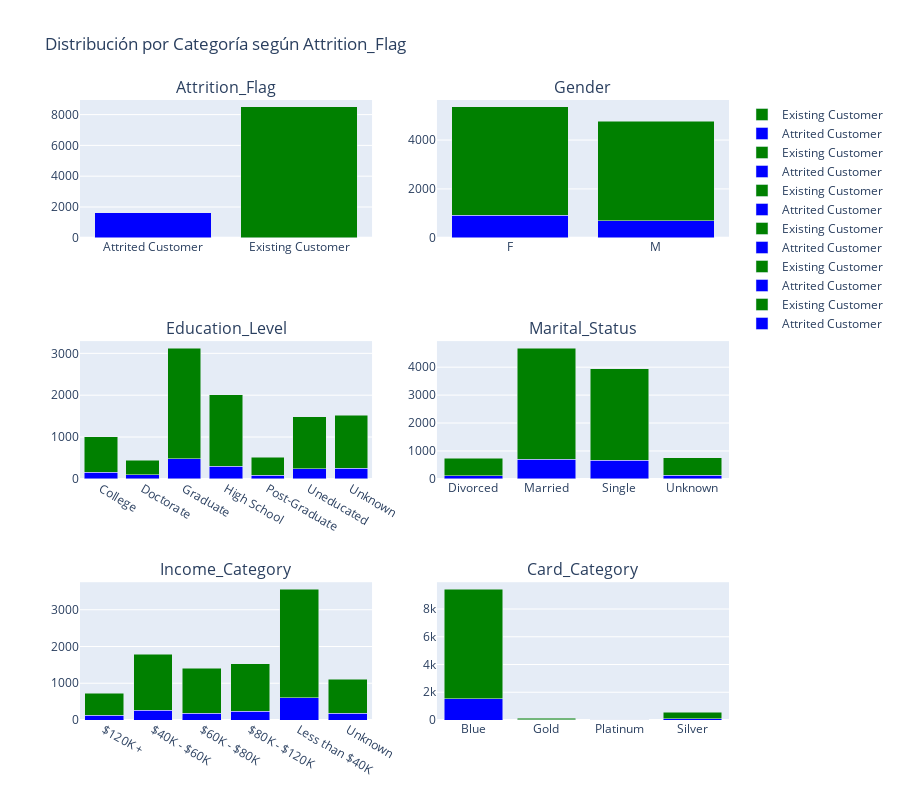

Notebook code for this chart:
### Markdown cell above
La matriz de correlación revela una fuerte relación positiva entre ``Credit_Limit`` y``Avg_Open_To_Buy``, lo cual es esperable, ya que un mayor límite implica más crédito disponible. También muestra una correlación negativa levemente moderada entre ``Avg_Utilization_Ratio`` y ``Credit_Limit``-``Avg_Open_To_Buy``, sugiriendo que algunos de los clientes con límites de crédito altos tienden a usar una menor proporción de su crédito. Por ultimo, se evidencia una correlación positiva entre ``Avg_Utilization_Ratio`` y ```Total_Revolving_Bal``, mostando que las tarjetas de credito cuando se usan con más frecuencia se tiende a aumentar el saldo rotatorio.

### Code cell
import plotly.subplots as sp
import plotly.graph_objects as go

datos['Attrition_Flag'] = datos['Attrition_Flag'].astype(str)
categorical_columns = datos.select_dtypes(include=['object', 'category']).columns

# Crear una figura con subgráficas
num_cols = 2
num_rows = (len(categorical_columns) + num_cols - 1) // num_cols  # Calcula el número de filas necesarias

fig = sp.make_subplots(rows=num_rows, cols=num_cols, subplot_titles=categorical_columns)

# Añadir gráficos de barras a las subgráficas
for i, column in enumerate(categorical_columns):
    row = i // num_cols + 1
    col = i % num_cols + 1
    
    # Contar las ocurrencias de cada categoría por Attrition_Flag
    counts = datos.groupby([column, 'Attrition_Flag']).size().unstack(fill_value=0)
    
    if counts.shape[1] == 2:  # Verifica que hay dos categorías en Attrition_Flag
        # Iterar sobre las columnas y crear gráficos de barras
        for attrition_flag in counts.columns:
            fig.add_trace(go.Bar(x=counts.index, 
                                 y=counts[attrition_flag], 
                                 name=attrition_flag, 
                                 marker_color='blue' if attrition_flag == counts.columns[0] else 'green'),
                          row=row, col=col)
    else:
        # Si no hay ambas categorías, solo dibuja la que existe
        for attrition_flag in counts.columns:
            fig.add_trace(go.Bar(x=counts.index, 
                                 y=counts[attrition_flag], 
                                 name='Attrition_Flag ' + attrition_flag, 
                                 marker_color='blue' if attrition_flag == counts.columns[0] else 'green'),
                          row=row, col=col)

# Ajustar diseño
fig.update_layout(title_text='Distribución por Categoría según Attrition_Flag', 
                  barmode='stack', 
                  showlegend=True,
                  height=800)

# Mostrar el gráfico
fig.show()

### Figure 1 — Plotly figure (JSON) as saved in the notebook; plotly's stock layout.template omitted (floating-point values rounded to 4 significant figures)
{"data": [{"marker": {"color": "blue"}, "name": "Attrited Customer", "type": "bar", "x": ["Attrited Customer", "Existing Customer"], "xaxis": "x", "y": [1627, 0], "yaxis": "y"}, {"marker": {"color": "green"}, "name": "Existing Customer", "type": "bar", "x": ["Attrited Customer", "Existing Customer"], "xaxis": "x", "y": [0, 8500], "yaxis": "y"}, {"marker": {"color": "blue"}, "name": "Attrited Customer", "type": "bar", "x": ["F", "M"], "xaxis": "x2", "y": [930, 697], "yaxis": "y2"}, {"marker": {"color": "green"}, "name": "Existing Customer", "type": "bar", "x": ["F", "M"], "xaxis": "x2", "y": [4428, 4072], "yaxis": "y2"}, {"marker": {"color": "blue"}, "name": "Attrited Customer", "type": "bar", "x": ["College", "Doctorate", "Graduate", "High School", "Post-Graduate", "Uneducated", "Unknown"], "xaxis": "x3", "y": [154, 95, 487, 306, 92, 237, 256], "yaxis": "y3"}, {"marker": {"color": "green"}, "name": "Existing Customer", "type": "bar", "x": ["College", "Doctorate", "Graduate", "High School", "Post-Graduate", "Uneducated", "Unknown"], "xaxis": "x3", "y": [859, 356, 2641, 1707, 424, 1250, 1263], "yaxis": "y3"}, {"marker": {"color": "blue"}, "name": "Attrited Customer", "type": "bar", "x": ["Divorced", "Married", "Single", "Unknown"], "xaxis": "x4", "y": [121, 709, 668, 129], "yaxis": "y4"}, {"marker": {"color": "green"}, "name": "Existing Customer", "type": "bar", "x": ["Divorced", "Married", "Single", "Unknown"], "xaxis": "x4", "y": [627, 3978, 3275, 620], "yaxis": "y4"}, {"marker": {"color": "blue"}, "name": "Attrited Customer", "type": "bar", "x": ["$120K +", "$40K - $60K", "$60K - $80K", "$80K - $120K", "Less than $40K", "Unknown"], "xaxis": "x5", "y": [126, 271, 189, 242, 612, 187], "yaxis": "y5"}, {"marker": {"color": "green"}, "name": "Existing Customer", "type": "bar", "x": ["$120K +", "$40K - $60K", "$60K - $80K", "$80K - $120K", "Less than $40K", "Unknown"], "xaxis": "x5", "y": [601, 1519, 1213, 1293, 2949, 925], "yaxis": "y5"}, {"marker": {"color": "blue"}, "name": "Attrited Customer", "type": "bar", "x": ["Blue", "Gold", "Platinum", "Silver"], "xaxis": "x6", "y": [1519, 21, 5, 82], "yaxis": "y6"}, {"marker": {"color": "green"}, "name": "Existing Customer", "type": "bar", "x": ["Blue", "Gold", "Platinum", "Silver"], "xaxis": "x6", "y": [7917, 95, 15, 473], "yaxis": "y6"}], "layout": {"annotations": [{"font": {"size": 16}, "showarrow": false, "text": "Attrition_Flag", "x": 0.225, "xanchor": "center", "xref": "paper", "y": 1, "yanchor": "bottom", "yref": "paper"}, {"font": {"size": 16}, "showarrow": false, "text": "Gender", "x": 0.775, "xanchor": "center", "xref": "paper", "y": 1, "yanchor": "bottom", "yref": "paper"}, {"font": {"size": 16}, "showarrow": false, "text": "Education_Level", "x": 0.225, "xanchor": "center", "xref": "paper", "y": 0.6111, "yanchor": "bottom", "yref": "paper"}, {"font": {"size": 16}, "showarrow": false, "text": "Marital_Status", "x": 0.775, "xanchor": "center", "xref": "paper", "y": 0.6111, "yanchor": "bottom", "yref": "paper"}, {"font": {"size": 16}, "showarrow": false, "text": "Income_Category", "x": 0.225, "xanchor": "center", "xref": "paper", "y": 0.2222, "yanchor": "bottom", "yref": "paper"}, {"font": {"size": 16}, "showarrow": false, "text": "Card_Category", "x": 0.775, "xanchor": "center", "xref": "paper", "y": 0.2222, "yanchor": "bottom", "yref": "paper"}], "barmode": "stack", "height": 800, "showlegend": true, "title": {"text": "Distribución por Categoría según Attrition_Flag"}, "xaxis": {"anchor": "y", "domain": [0, 0.45]}, "xaxis2": {"anchor": "y2", "domain": [0.55, 1]}, "xaxis3": {"anchor": "y3", "domain": [0, 0.45]}, "xaxis4": {"anchor": "y4", "domain": [0.55, 1]}, "xaxis5": {"anchor": "y5", "domain": [0, 0.45]}, "xaxis6": {"anchor": "y6", "domain": [0.55, 1]}, "yaxis": {"anchor": "x", "domain": [0.7778, 1]}, "yaxis2": {"anchor": "x2", "domain": [0.7778, 1]}, "yaxis3": {"anchor": "x3", "domain": [0.3889, 0.6111]}, "yaxis4": {"anchor": "x4", "domain": [0.3889, 0.6111]}, "yaxis5": {"anchor": "x5", "domain": [0, 0.2222]}, "yaxis6": {"anchor": "x6", "domain": [0, 0.2222]}}}
